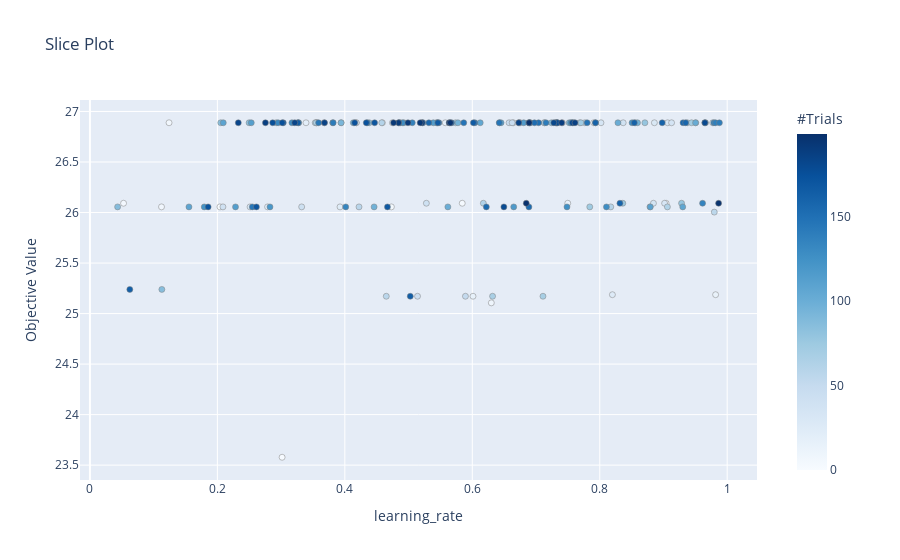

The cell this chart's notebook holds for it:
### Code cell
optuna.visualization.plot_slice(study, ['learning_rate'])

### Figure 1 — Plotly figure (JSON) as saved in the notebook; plotly's stock layout.template omitted (floating-point values rounded to 4 significant figures; data arrays with more than 128 entries replaced by an {"elided": "..."} marker saying what was removed)
{"data": [{"marker": {"color": {"elided": "200 int values"}, "colorbar": {"title": {"text": "#Trials"}, "x": 1, "xpad": 40}, "colorscale": [[0, "rgb(247,251,255)"], [0.125, "rgb(222,235,247)"], [0.25, "rgb(198,219,239)"], [0.375, "rgb(158,202,225)"], [0.5, "rgb(107,174,214)"], [0.625, "rgb(66,146,198)"], [0.75, "rgb(33,113,181)"], [0.875, "rgb(8,81,156)"], [1, "rgb(8,48,107)"]], "line": {"color": "Grey", "width": 0.5}}, "mode": "markers", "showlegend": false, "type": "scatter", "x": {"elided": "200 float values"}, "y": {"elided": "200 float values"}}], "layout": {"title": {"text": "Slice Plot"}, "xaxis": {"title": {"text": "learning_rate"}}, "yaxis": {"title": {"text": "Objective Value"}}}}
